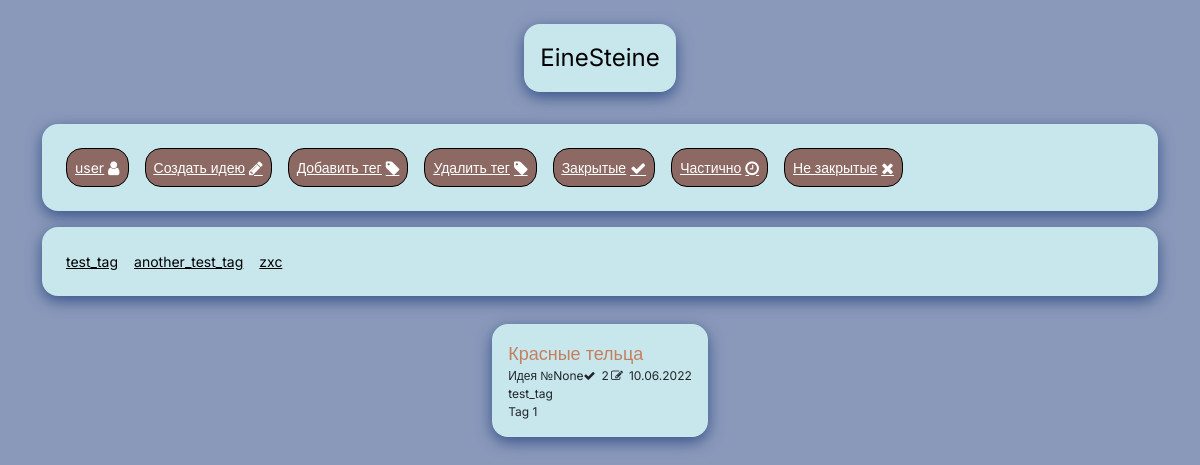
Screenshot of /board/filtered/test_tag (signed in) with the database file from the repository.
### einesteine/models.py (models this page shows, shortened)
class User(db.Model, UserMixin):
    id = db.Column(db.Integer, primary_key=True)
    username = db.Column(db.String(64), index=True, unique=True)
    email = db.Column(db.String(120), index=True, unique=True)
    password_hash = db.Column(db.String(128))
    register_time = db.Column(db.DateTime)
    last_idea_id = db.Column(db.Integer, default=1)
    ideas = db.relationship('Idea', backref='idea_author', lazy='dynamic')
    posts = db.relationship('Post', backref='post_author', lazy='dynamic')
    tags = db.relationship('Tag', backref='tag_author', lazy='dynamic')

class Tag(db.Model):
    id = db.Column(db.Integer, primary_key=True)
    name = db.Column(db.String(25))
    user_id = db.Column(db.Integer, db.ForeignKey('user.id'))
    ideas = db.relationship('Idea', secondary = tag_connections,
                            secondaryjoin = (tag_connections.c.tagged_id == Idea.id),
                            primaryjoin = (tag_connections.c.tag_id == id),
                            backref=db.backref('tags', lazy='dynamic'), lazy='dynamic')

class Idea(db.Model):
    id = db.Column(db.Integer, primary_key=True)
    name = db.Column(db.String(140))
    number = db.Column(db.Integer)
    complete = db.Column(db.Boolean(), default=False)
    created_time = db.Column(db.DateTime)
    user_id = db.Column(db.Integer, db.ForeignKey('user.id'))
    posts = db.relationship('Post', backref='idea_post', lazy='dynamic')

### einesteine/routes.py (the view)
@app.route('/board/filtered/<tag_name>')
@login_required
def dashboard_filtered_by_tag(tag_name):
    tag = Tag.query.filter_by(name = tag_name, user_id = current_user.id).first()
    ideas = []
    if tag is not None:
        ideas = tag.ideas if tag.ideas is not None else []
        ideas = ideas.paginate(1, 50, False).items if ideas != None else None
    return render_template('dashboard.html', user=current_user, ideas=ideas, tags=current_user.tags.all(), stage='none', tag_name=tag_name)

### einesteine/models.py (called while the page is built)
@login.user_loader
def load_user(id):
    return User.query.get(int(id))

### einesteine/templates/dashboard.html (shortened to what this page needs)
{% extends "base.html" %}
{% block content %}
<div class="container d-flex flex-column" style="margin-top: 2%;">
    <div class="d-flex align-items-center flex-wrap dashboard-card" style="margin: 8px 0px 16px 0px;">
        <div class="d-flex align-items-center dashboard-maintag">
          <a class="d-lg-flex align-items-center" href="{{ url_for('profile') }}" style="font-family: inherit;font-size: inherit;color: inherit;margin-right: 4px;">{{ user.username }}</a>
          <i class="fa fa-user d-lg-flex dashboard-maintag-ico"></i>
        </div>
        <div class="d-flex align-items-center dashboard-maintag" herf="#">
          <a class="d-lg-flex align-items-center" href="{{ url_for('editor_empty') }}" style="font-family: inherit;font-size: inherit;color: inherit;margin-right: 4px;">Создать идею</a>
          <i class="fa fa-pencil d-lg-flex dashboard-maintag-ico">
          </i>
        </div>
        <div class="d-flex align-items-center dashboard-maintag">
          <a class="d-lg-flex align-items-center" style="font-family: inherit;font-size: inherit;color: inherit;margin-right: 4px;" data-bs-toggle="modal" data-bs-target="#add-tag-modal" type="button">Добавить тег</a>
          <i class="fa fa-tag d-lg-flex dashboard-maintag-ico"></i>
        </div>
        <div class="d-flex align-items-center dashboard-maintag">
          <a class="d-lg-flex align-items-center" style="font-family: inherit;font-size: inherit;color: inherit;margin-right: 4px;" data-bs-toggle="modal" data-bs-target="#del-tag-modal" type="button">Удалить тег</a>
          <i class="fa fa-tag d-lg-flex dashboard-maintag-ico"></i>
        </div>
        {% if tag_name == False %}
        <div class="d-flex align-items-center dashboard-maintag">
          <a class="d-lg-flex align-items-center" href="{{ url_for('dashboard_filtered_by_complete', stage = '3') }}" style="font-family: inherit;font-size: inherit;color: inherit;margin-right: 4px;">Закрытые</a>
          <i class="fa fa-check d-lg-flex dashboard-maintag-ico">
          </i>
        </div>
        <div class="d-flex align-items-center dashboard-maintag">
          <a class="d-lg-flex align-items-center" href="{{ url_for('dashboard_filtered_by_complete', stage = '2') }}" style="font-family: inherit;font-size: inherit;color: inherit;margin-right: 4px;">Частично</a>
          <i class="fa fa-clock-o d-lg-flex dashboard-maintag-ico"></i>
        </div>
        <div class="d-flex align-items-center dashboard-maintag">
          <a class="d-lg-flex align-items-center" href="{{ url_for('dashboard_filtered_by_complete', stage = '1') }}" style="font-family: inherit;font-size: inherit;color: inherit;margin-right: 4px;">Не закрытые</a>
          <i class="fa fa-close d-lg-flex dashboard-maintag-ico"></i>
        </div>
        {% else %}
        <div class="d-flex align-items-center dashboard-maintag">
          <a class="d-lg-flex align-items-center" href="{{ url_for('dashboard_deep_filtered', tag_name = tag_name, stage = '3') }}" style="font-family: inherit;font-size: inherit;color: inherit;margin-right: 4px;">Закрытые</a>
          <i class="fa fa-check d-lg-flex dashboard-maintag-ico">
          </i>
        </div>
        <div class="d-flex align-items-center dashboard-maintag">
          <a class="d-lg-flex align-items-center" href="{{ url_for('dashboard_deep_filtered', tag_name = tag_name, stage = '2') }}" style="font-family: inherit;font-size: inherit;color: inherit;margin-right: 4px;">Частично</a>
          <i class="fa fa-clock-o d-lg-flex dashboard-maintag-ico"></i>
        </div>
        <div class="d-flex align-items-center dashboard-maintag">
          <a class="d-lg-flex align-items-center" href="{{ url_for('dashboard_deep_filtered', tag_name = tag_name, stage = '1') }}" style="font-family: inherit;font-size: inherit;color: inherit;margin-right: 4px;">Не закрытые</a>
          <i class="fa fa-close d-lg-flex dashboard-maintag-ico"></i>
        </div>
        {% endif %}
    </div>
    <div id = 'tag-list' class="d-flex align-items-center flex-wrap dashboard-card" style="margin: 0px 0px 16px 0px;">
      {% if tags|length > 0 %}
      {% for tag in tags %}
        <a id='tag_{{ tag.id }}_show' class="dashboard-tag" href="{{ url_for('dashboard_filtered_by_tag', tag_name = tag.name) }}"> {{ tag.name }}</a>
      {% endfor %}
      {% else %}
        <span id = 'has-no-tags' class="dashboard-tag" >У вас нет еще ни одного тега!</span>
      {% endif %}
    </div>
</div>
<div class="container d-flex justify-content-evenly flex-wrap">
  {% for idea in ideas %}
    <div class="d-flex flex-column flex-wrap dashboard-card" style="margin: 12px;max-width: 325px;">
      <a class="dashboard-card-link" href="{{ url_for('editor', idea_id = idea.id)}}">{{ idea.name }}<br></a>
        <div class="d-flex align-items-center" style="font-size: 12px;">
          <span>Идея №{{ idea.number }}</span>
          {% if idea.complete == True %}
          <i class="fa fa-check" style="margin-right: 6px;"></i>
          {% else %}
          <i class="fa fa-times" style="margin-right: 6px;"></i>
          {% endif %}
          <span style="margin-right: 2px;">{{ idea.posts.all()|length }}</span>
          <i class="fa fa-pencil-square-o d-lg-flex" style="margin-right: 6px;"></i>
          <span>{{ idea.created_time.strftime('%d.%m.%Y') }}</span></div>
          {% for tag in idea.tags %}
          <div class="d-flex flex-wrap" style="font-size: 12px;">
          <span class="d-flex" style="margin-right: 8px;">{{ tag.name }}<br></span>
          </div>
          {% endfor %}
    </div>
    {% endfor %}
</div>
{% endblock %}

### einesteine/templates/base.html (shortened to what this page needs)
<!DOCTYPE html>
<html lang="en">
<head>
    <link rel="stylesheet" href="{{ url_for('static', filename='bootstrap/css/bootstrap.min.css') }}">
    <link rel="stylesheet" href="{{ url_for('static', filename='/fonts/font-awesome.min.css') }}">
    <link rel="stylesheet" href="{{ url_for('static', filename='/css/colors.css') }}">
    <link rel="stylesheet" href="{{ url_for('static', filename='/css/custom.css') }}">
    <link rel="stylesheet" href="{{ url_for('static', filename='/css/styles.css') }}">
</head>
<body style="background-color: var(--as-color);font-family: Inter, sans-serif;">
<div class="container d-flex justify-content-center" style="margin-top: 2%;margin-bottom: 20px;">
    <div class="dashboard-card"><a href="{{ url_for('dashboard') }}" style="font-size: 24px;color: black;text-decoration: none;">EineSteine</a></div>
</div>
{% block content %}{% endblock %}
</body>
</html>

### einesteine/static/css/colors.css (style rules this page uses)
:root { --a-color: #C7E7ED; --as-color: #8A99BA; --ad-color: #39538A; --b-color: #EE9972; --bd-color: #c57f5f; --c-color: #BD8F86; --cd-color: #8c6a63; }

### einesteine/static/css/custom.css (style rules this page uses)
.dashboard-card { background-color: var(--a-color); padding: 16px; border-radius: 1rem; box-shadow: 0px 5px 15px var(--ad-color); }
.dashboard-card-link { font-size: 18px; text-decoration: none; color: var(--bd-color); }
.dashboard-tag { text-decoration: underline; font-size: 14px; color: black; margin: 8px; }
.dashboard-maintag { text-decoration: underline; font-size: 14px; color: white; margin: 8px; padding: 8px; border: 1px solid black; border-radius: 1rem; background-color: var(--cd-color); }
.dashboard-maintag-ico { font-size: 16px; }

### rows the page displays
User: username "user"
Tag: name "test_tag"
Tag: name "another_test_tag"
Tag: name "zxc"
Idea: name "Красные тельца", number "None", complete True (drawn), posts.all|length "2", created_time "10.06.2022"
Tag: name "Tag 1"
